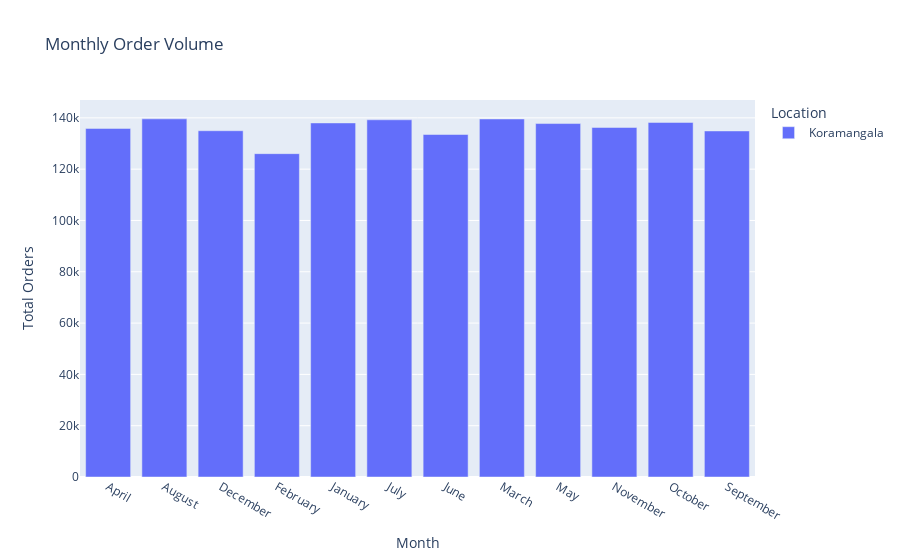

Write notebook code for a chart like this one.
### Code cell
# Monthly Order Volume Analysis
monthly_order_volume = product_data.groupby(['Month','Location'])['Order_Volume'].sum().reset_index()
# Plotting Monthly Order Volume
fig = px.bar(monthly_order_volume, x='Month', y='Order_Volume',color='Location', title='Monthly Order Volume', 
             labels={'Order_Volume': 'Total Orders'})
fig.show()

### Figure 1 — Plotly figure (JSON) as saved in the notebook; plotly's stock layout.template omitted (floating-point values rounded to 4 significant figures)
{"data": [{"alignmentgroup": "True", "hovertemplate": "Location=Koramangala<br>Month=%{x}<br>Total Orders=%{y}<extra></extra>", "legendgroup": "Koramangala", "marker": {"color": "#636efa", "pattern": {"shape": ""}}, "name": "Koramangala", "offsetgroup": "Koramangala", "orientation": "v", "showlegend": true, "textposition": "auto", "type": "bar", "x": ["April", "August", "December", "February", "January", "July", "June", "March", "May", "November", "October", "September"], "xaxis": "x", "y": [135888, 139615, 134983, 126050, 138026, 139249, 133512, 139567, 137777, 136260, 138219, 134899], "yaxis": "y"}], "layout": {"barmode": "relative", "legend": {"title": {"text": "Location"}, "tracegroupgap": 0}, "title": {"text": "Monthly Order Volume"}, "xaxis": {"anchor": "y", "domain": [0, 1], "title": {"text": "Month"}}, "yaxis": {"anchor": "x", "domain": [0, 1], "title": {"text": "Total Orders"}}}}
